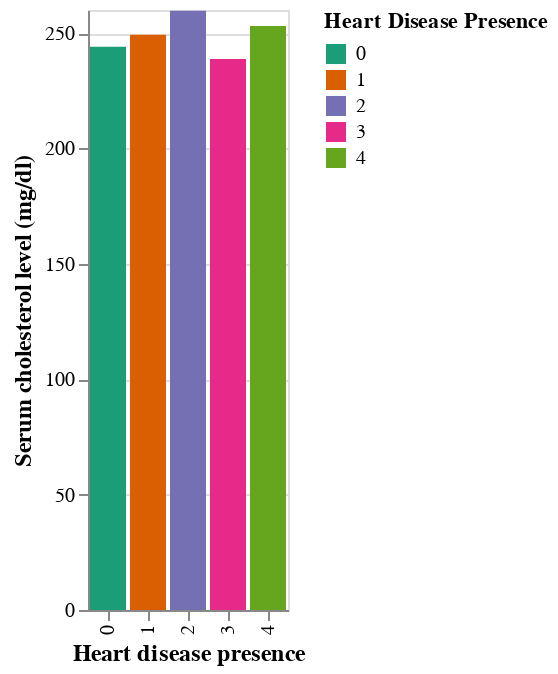

This figure's notebook cell:
### Markdown cell above
**Figure 6B: Heart disease presence versus cholesterol level:**

### Code cell
hdp_vs_chol = (
    alt.Chart(hd_mean2_)
    .mark_bar()
    .encode(
        x=alt.X("heart_disease_presence", title="Heart disease presence"),
        y=alt.Y("chol mean", title="Serum cholesterol level (mg/dl)"),
        color=alt.Color("heart_disease_presence", title="Heart Disease Presence", scale=alt.Scale(scheme='dark2'))
    )
).configure_axis(titleFontSize=12)
hdp_vs_chol

### Figure 1 — Vega-Lite specification as saved in the notebook (floating-point values rounded to 4 significant figures)
{"config": {"view": {"continuousWidth": 400, "continuousHeight": 300}, "axis": {"titleFontSize": 12}}, "data": {"name": "data-3c3d1ca28209cd090bb2bdd17d74e794"}, "mark": "bar", "encoding": {"color": {"field": "heart_disease_presence", "scale": {"scheme": "dark2"}, "title": "Heart Disease Presence", "type": "nominal"}, "x": {"field": "heart_disease_presence", "title": "Heart disease presence", "type": "nominal"}, "y": {"field": "chol mean", "title": "Serum cholesterol level (mg/dl)", "type": "quantitative"}}, "$schema": "https://vega.github.io/schema/vega-lite/v4.17.0.json", "datasets": {"data-3c3d1ca28209cd090bb2bdd17d74e794": [{"heart_disease_presence": 0, "trestbps(systolic) mean": 129.5, "chol mean": 244.1, "max_heart_rate mean": 158.9}, {"heart_disease_presence": "1", "trestbps(systolic) mean": 132.8, "chol mean": 249.3, "max_heart_rate mean": 145.9}, {"heart_disease_presence": "2", "trestbps(systolic) mean": 131.7, "chol mean": 259.7, "max_heart_rate mean": 135.4}, {"heart_disease_presence": "3", "trestbps(systolic) mean": 133.7, "chol mean": 238.8, "max_heart_rate mean": 134.1}, {"heart_disease_presence": "4", "trestbps(systolic) mean": 136.9, "chol mean": 253.1, "max_heart_rate mean": 139.4}]}}
